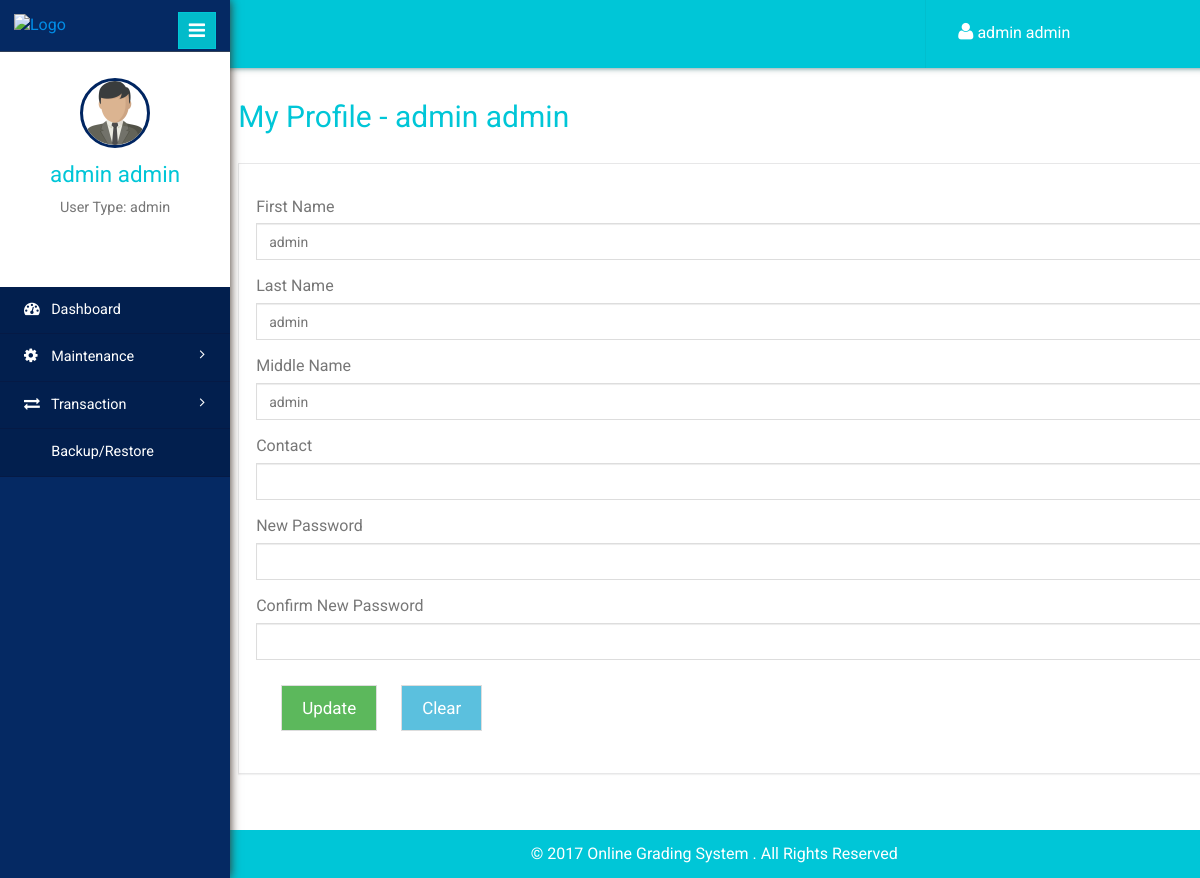
Screenshot of /profile.php (signed in) with the database file from the repository.
### tables this page shows
CREATE TABLE IF NOT EXISTS `usertbl` (
`id` int(11) NOT NULL,
  `username` varchar(140) NOT NULL,
  `password` varchar(100) NOT NULL,
  `fname` varchar(140) NOT NULL,
  `mname` varchar(140) NOT NULL,
  `lname` varchar(140) NOT NULL,
  `contact` varchar(140) NOT NULL,
  `usertype` varchar(50) NOT NULL
);

### session.php (called while the page is built, shortened)
<?php
if (isset($_SESSION['username']))
{
	$username = $_SESSION['username'];
}
else
{
	header("Location: index.php");
	exit();
}
$result = mysqli_query($con,"SELECT * FROM usertbl WHERE username = '$username'")or die(mysqli_error($con));
$user_rows = mysqli_fetch_array($result);
$fname = $user_rows['fname'];
$lname = $user_rows['lname'];
$mname = $user_rows['mname'];
$contact = $user_rows['contact'];
$userType = $user_rows['usertype'];
$name = $fname." ".$lname;
?>

### profile.php (the view, shortened to what this page needs)
<!DOCTYPE html>
<html>
<head>
	<?php include "inc/navbar.php"; ?>
</head>
<body>
	<div class="page-container">
		<div class="left-content">
			<?php include "inc/header.php"; ?>
			<div class="outter-wp">
				<div class="sub-heard-part">
					<ol class="breadcrumb m-b-0">
						<li><h2 style="margin-top:0px;"><a>My Profile - <?php echo $name; ?></a></h2></li>
					</ol>
				</div>
				<div class="graph-visual tables-main">
					<div class="graph">
						<form class="form-horizontal" method="post" name="add_student_form">
							<div class="form-group">
								<label>First Name</label>
								<input type="text" class="form-control" name="txtFirstname" id="txtFirstname" value="<?php echo $fname; ?>" required>
							</div>
							<div class="form-group">
								<label>Last Name</label>
								<input type="text" class="form-control" name="txtLastname" id="txtLastname" value="<?php echo $lname; ?>" required>
							</div>
							<div class="form-group">
								<label>Middle Name</label>
								<input type="text" class="form-control" name="txtMiddlename" id="txtMiddlename" value="<?php echo $mname; ?>" required>
							</div>
							<div class="form-group">
								<label>Contact</label>
								<input type="text" class="form-control" name="txtContact" id="txtContact" value="<?php echo $contact; ?>" required>
							</div>
							<div class="form-group">
								<label>New Password</label>
								<input type="password" class="form-control" name="txtContact" id="txtContact" required>
							</div>
							<div class="form-group">
								<label>Confirm New Password</label>
								<input type="password" class="form-control" name="txtContact" id="txtContact" required>
							</div>
							<button type="button" id="btn_edit" name="edit_yearlevel" class="btn btn-success">Update</button>
							<button type="button" id="clear" class="btn btn-info" onclick="clean()">Clear</button>
						</form>
					</div>
				</div>
			</div>
		</div>
		<?php
		if($userType === "admin") {
			include "inc/sidebar.php";
		} else if($userType === "teacher") {
			include "inc/emp_sidebar.php";
		} else if($userType === "student") {
			include "inc/stud_sidebar.php";
		}
		?>
	</div>
</body>
</html>

### inc/header.php (shortened to what this page needs)
<?php include "conn.php"; ?>
<?php include "session.php"; ?>
<div class="inner-content">
	<div class="header-section">
		<div class="top_menu">
			<div class="profile_details_left">
				<ul class="nofitications-dropdown">
					<li class="dropdown note">
						<a href="#" class="dropdown-toggle" data-toggle="dropdown" aria-expanded="false" style="color:#fff;"><i class="fa fa-user"></i> <?php echo $name; ?></a>
					</li>
				</ul>
			</div>
			<div class="clearfix"></div>
		</div>
	</div>

### inc/sidebar.php (shortened to what this page needs)
<footer>
	<p style="color:#fff;padding-right:200px;">&copy 2017 Online Grading System . All Rights Reserved</p>
</footer>
<div class="sidebar-menu">
	<header class="logo">
		<a href="#" class="sidebar-icon"> <span class="fa fa-bars"></span> </a> <a href="admin_dashboard.php"> <img id="logo" src="" alt="Logo"/>
	</a>
</header>
<div class="down">
	<a href="admin_dashboard.php"><img style="width:70px;height:70px;" src="images/businessman.png"></a>
	<a href="admin_dashboard.php"><span class=" name-caret"><?php echo $name; ?></span></a>
	<p>User Type: <?php echo $userType; ?></p>
	<ul>
		<li><a class="tooltips" href="profile.php"><span>Profile</span><i class="lnr lnr-user"></i></a></li>
		<li><a class="tooltips" href="logout.php"><span>Log out</span><i class="lnr lnr-power-switch"></i></a></li>
	</ul>
</div>
<div class="menu">
	<ul id="menu" >
		<li><a href="admin_dashboard.php"><i class="fa fa-tachometer"></i> <span>Dashboard</span></a></li>
		<li id="menu-academico" ><a href="#"><i class="fa fa-cog"></i> <span> Maintenance</span> <span class="fa fa-angle-right" style="float: right"></span></a>
		</li>
		<li id="menu-academico" ><a href="#"><i class="fa fa-exchange"></i> <span> Transaction</span> <span class="fa fa-angle-right" style="float: right"></span></a>
		</li>
		<li><a href="backup.php"><i class="fa fa-database"></i> <span>Backup/Restore</span></a></li>
	</ul>
</div>
</div>

### rows the page displays
usertbl: name "admin admin", txtFirstname "admin", txtLastname "admin", txtMiddlename "admin", usertype "admin"
